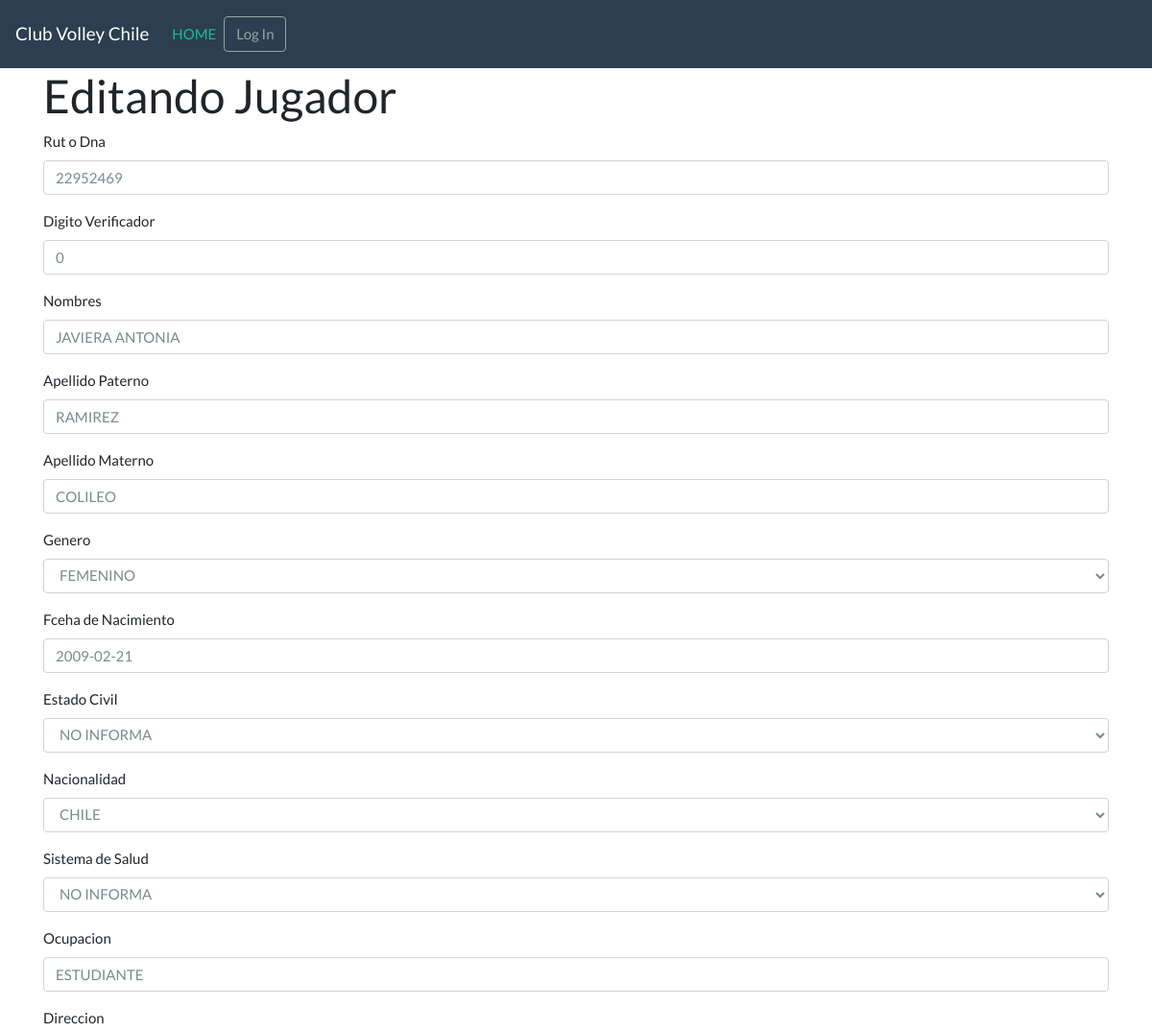
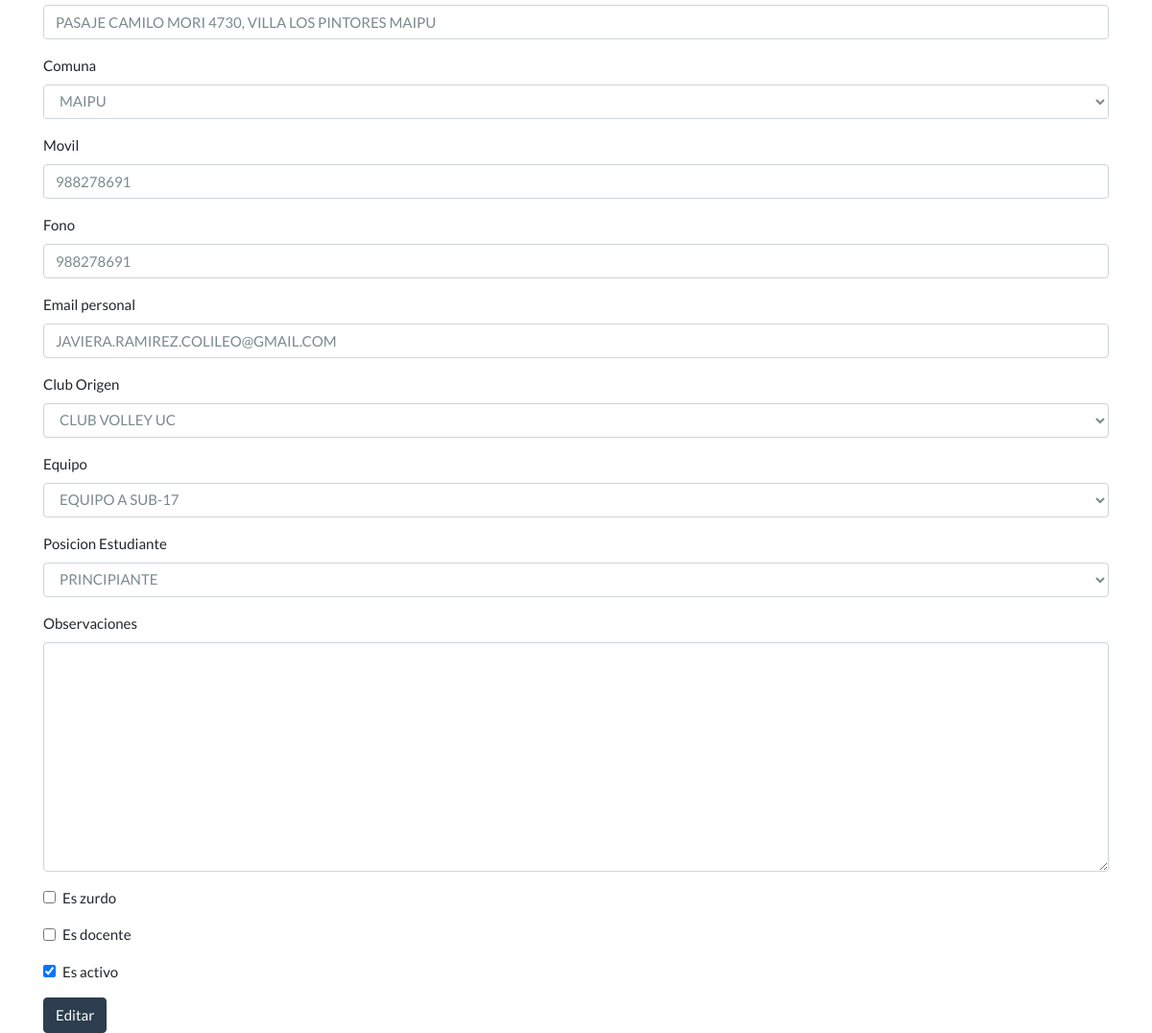
Screenshot of /personas/editar/4/ with the database file from the repository (2 pictures, top to bottom).
### main/models.py (models this page shows, shortened)
class Persona(models.Model):
    id                      = models.AutoField(primary_key=True)
    dna                     = models.CharField(blank=False, null=False, max_length=25, unique=True,verbose_name="Rut o Dna")
    dv                      = models.CharField(blank=False, null=False, max_length=2,verbose_name="Digito Verificador")
    nombres                 = models.CharField(blank=False, null=False, max_length=100,verbose_name="Nombres")
    apellido_paterno        = models.CharField(blank=False, null=False, max_length=100,verbose_name="Apellido Paterno")
    apellido_materno        = models.CharField(blank=False, null=False, max_length=100,verbose_name="Apellido Materno")
    genero                  = models.ForeignKey(Genero,null=True, on_delete=models.DO_NOTHING,verbose_name="Genero")
    fecha_nacimiento        = models.DateField(blank=False, null=False, verbose_name="Fceha de Nacimiento")
    estado_civil            = models.ForeignKey(EstadoCivil,null=False, on_delete=models.DO_NOTHING,verbose_name="Estado Civil")
    pais_origen             = models.ForeignKey(Pais,null=False, on_delete=models.DO_NOTHING,verbose_name="Nacionalidad")
    sistema_salud           = models.ForeignKey(SistemaSalud,null=False, on_delete=models.DO_NOTHING,verbose_name="Sistema de Salud")
    ocupacion               = models.CharField(blank=False, null=False, max_length=255)
    direccion               = models.CharField(blank=False, null=False, max_length=255)
    comuna                  = models.ForeignKey(Comuna,null=False, on_delete=models.DO_NOTHING,verbose_name="Comuna")
    movil                   = models.CharField(blank=False, null=False, max_length=20)
    fono                    = models.CharField(blank=False, null=False, max_length=20)
    email_personal          = models.EmailField(blank=False, null=False, max_length=255)
    club_origen             = models.ForeignKey(Club,null=False, on_delete=models.DO_NOTHING,verbose_name="Club Origen")
    equipo                  = models.ForeignKey(Equipo,null=False, on_delete=models.DO_NOTHING,verbose_name="Equipo")
    posicion                = models.ForeignKey(Posicion,null=False, on_delete=models.DO_NOTHING,verbose_name="Posicion Estudiante")
    observaciones           = models.TextField(blank=True, null=True)
    es_zurdo                = models.BooleanField(default=False)
    es_docente              = models.BooleanField(default=False)
    es_activo               = models.BooleanField(default=True)
    es_delete               = models.BooleanField(default=False)
    fecha_crea              = models.DateField(default=timezone.now, help_text=("creation date"))
    fecha_modi              = models.DateField(auto_now=True, null= True)
    class Meta:
        verbose_name_plural="Personas"
        db_table="persona"

### personas/views.py (the view)
# urls.py: url(r'^editar/(?P<pk>\d+)/$', PersonaUpdate.as_view(), name='personas_edit'),
class PersonaUpdate(UpdateView):
    model = Persona
    form_class = PersonaForm
    template_name = 'personas/edit.html'
    success_url = reverse_lazy('personas')

### personas/forms.py
class PersonaForm(forms.ModelForm):
    class Meta:
        model = Persona
        exclude = ('es_delete','fecha_crea','fecha_modi')
        widgets = {
            'fecha_nacimiento': DatePickerInput(format='%Y-%m-%d'), # python date-time format
            'dna': forms.TextInput(attrs={'size': 12, 'width': 12}),
        }

### main/models.py (called while the page is built)
    def __str__(self):
        return self.descripcion

    def __str__(self):
        return self.descripcion

    def __str__(self):
        return self.descripcion

    def __str__(self):
        return self.descripcion

    def __str__(self):
        return self.descripcion

    def __str__(self):
        return self.descripcion

    def __str__(self):
        return self.descripcion

    def __str__(self):
        return self.descripcion

### templates/personas/edit.html (shortened to what this page needs)
{% extends 'base.html' %}
{% load crispy_forms_tags %}
{% load crispy_forms_field %}
{% load bootstrap4 %}
{% block content %}
<h1>Editando Jugador </h1>
<div>
  <form method="POST">
      <table>
      {{ form|crispy }}
    </table>
      <button class="save btn btn-primary" type="submit">Editar</button>
  </form>
</div>
{% endblock %}

### rows the page displays
Persona: dna "22952469", dv "0", nombres "JAVIERA ANTONIA", apellido_paterno "RAMIREZ", apellido_materno "COLILEO", genero "FEMENINO", fecha_nacimiento "2009-02-21", estado_civil "NO INFORMA", pais_origen "CHILE", sistema_salud "NO INFORMA", ocupacion "ESTUDIANTE", direccion "PASAJE CAMILO MORI 4730, VILLA LOS PINTORES MAIPU", comuna "MAIPU", movil "988278691", fono "988278691", email_personal "JAVIERA.RAMIREZ.COLILEO@GMAIL.COM", club_origen "CLUB VOLLEY UC", equipo "EQUIPO A SUB-17", posicion "PRINCIPIANTE", es_activo "☑"
